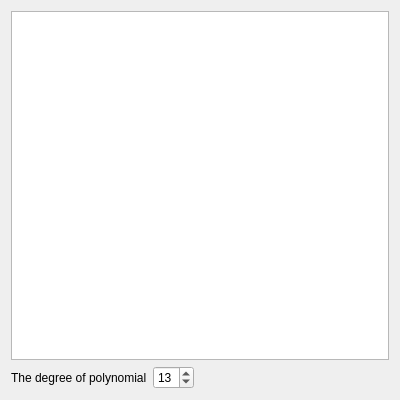
<?xml version="1.0" encoding="UTF-8"?>
<ui version="4.0">
 <class>EquationForm</class>
 <widget class="QWidget" name="EquationForm">
  <property name="geometry">
   <rect>
    <x>0</x>
    <y>0</y>
    <width>400</width>
    <height>400</height>
   </rect>
  </property>
  <property name="windowTitle">
   <string>Barrel distortion equation</string>
  </property>
  <layout class="QGridLayout" name="gridLayout">
   <item row="0" column="0">
    <widget class="QTableWidget" name="equation_tableWidget"/>
   </item>
   <item row="1" column="0">
    <layout class="QGridLayout" name="gridLayout_2">
     <item row="0" column="0">
      <widget class="QLabel" name="polynomialDegree_label">
       <property name="text">
        <string>The degree of polynomial</string>
       </property>
      </widget>
     </item>
     <item row="0" column="1">
      <widget class="QSpinBox" name="polynomialDegree_spinBox">
       <property name="minimum">
        <number>1</number>
       </property>
       <property name="value">
        <number>13</number>
       </property>
      </widget>
     </item>
     <item row="0" column="2">
      <spacer name="horizontalSpacer_3">
       <property name="orientation">
        <enum>Qt::Horizontal</enum>
       </property>
       <property name="sizeHint" stdset="0">
        <size>
         <width>40</width>
         <height>20</height>
        </size>
       </property>
      </spacer>
     </item>
    </layout>
   </item>
  </layout>
 </widget>
 <resources/>
 <connections/>
</ui>
